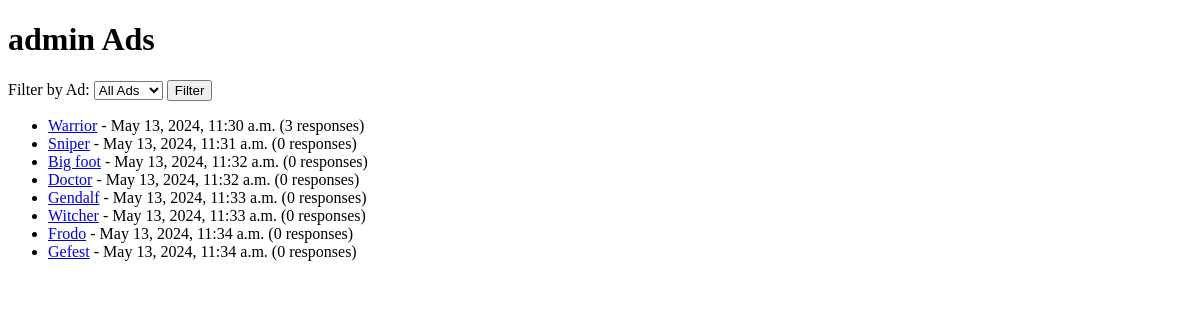
The page /user/1/ (signed in) on the database as committed earlier.
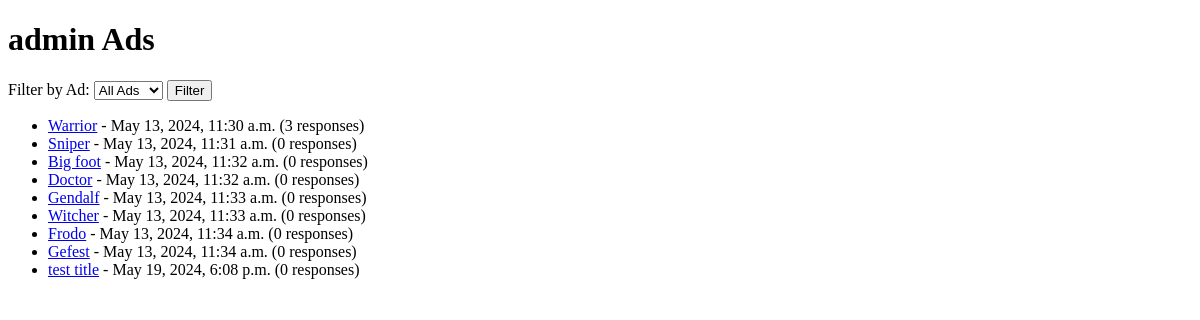
The same page on the database as committed later.
### board_app/models.py (models this page shows, shortened)
class Ad(models.Model):
    TANK = 'TA'
    HEALER = 'HE'
    DD = 'DD'
    MERCHANT = 'ME'
    GUILDMASTER = 'GM'
    QUESTGIVER = 'QG'
    BLACKSMITH = 'BS'
    SKINNER = 'SK'
    POTIONEER = 'PO'
    SPELLMASTER = 'SO'
    CATEGORIES = [
        (TANK, 'Танк'),
        (HEALER, 'Хил'),
        (DD, 'ДД'),
        (MERCHANT, 'Торговец'),
        (GUILDMASTER, 'Гилдмастер'),
        (QUESTGIVER, 'Квестгивер'),
        (BLACKSMITH, 'Кузнец'),
        (SKINNER, 'Кожевник'),
        (POTIONEER, 'Зельевар'),
        (SPELLMASTER, 'Мастер Заклинаний'),
    ]
    title = models.CharField(max_length=200)
    text = models.TextField()
    author = models.ForeignKey(User, on_delete=models.CASCADE)
    category = models.CharField(max_length=2, choices=CATEGORIES)
    upload = models.FileField(upload_to='uploads/', blank=True)
    date = models.DateTimeField(auto_now_add=True)

### board_app/views.py (the view)
# urls.py: path('user/<int:pk>/', UserAdsListView.as_view(), name='user_ads'),
class UserAdsListView(LoginRequiredMixin, ListView):
    model = Ad
    template_name = 'board_app/user_ads.html'
    context_object_name = 'user_ads'
    paginate_by = 10
    def get_queryset(self):
        user = self.request.user
        queryset = Ad.objects.filter(author=user)
        ad_filter = self.request.GET.get('ad_filter')
        if ad_filter:
            queryset = queryset.filter(pk=ad_filter)
        return queryset
    def get_context_data(self, **kwargs):
        context = super().get_context_data(**kwargs)
        context['user_profile'] = self.request.user
        context['filter_form'] = ResponseFilterForm(self.request.GET)
        return context

### board_app/forms.py
class ResponseFilterForm(forms.Form):
    ad_filter = forms.ModelChoiceField(queryset=Ad.objects.all(), empty_label="All Ads", required=False)

### board_app/templates/board_app/user_ads.html (shortened to what this page needs)
{% extends 'board_app/index.html' %}
{% block content %}
  <h1>{{ user_profile.username }} Ads</h1>
  <form method="GET" action="">
    <label for="ad_filter">Filter by Ad:</label>
    <select name="ad_filter" id="ad_filter">
      <option value="">All Ads</option>
    </select>
    <button type="submit">Filter</button>
  </form>
  <ul>
    {% for ad in user_ads %}
      <li>
        <a href="{% url 'ad_detail' pk=ad.pk %}">{{ ad.title }}</a> - {{ ad.date }} ({{ ad.response_set.count }} responses)
      </li>
    {% empty %}
      <li>No ads found.</li>
    {% endfor %}
  </ul>
{% endblock content %}

Rows that differ between the two databases and show on the page:
added Ad: title "test title", date "May 19, 2024, 6:08 p.m.", response_set.count "0"
